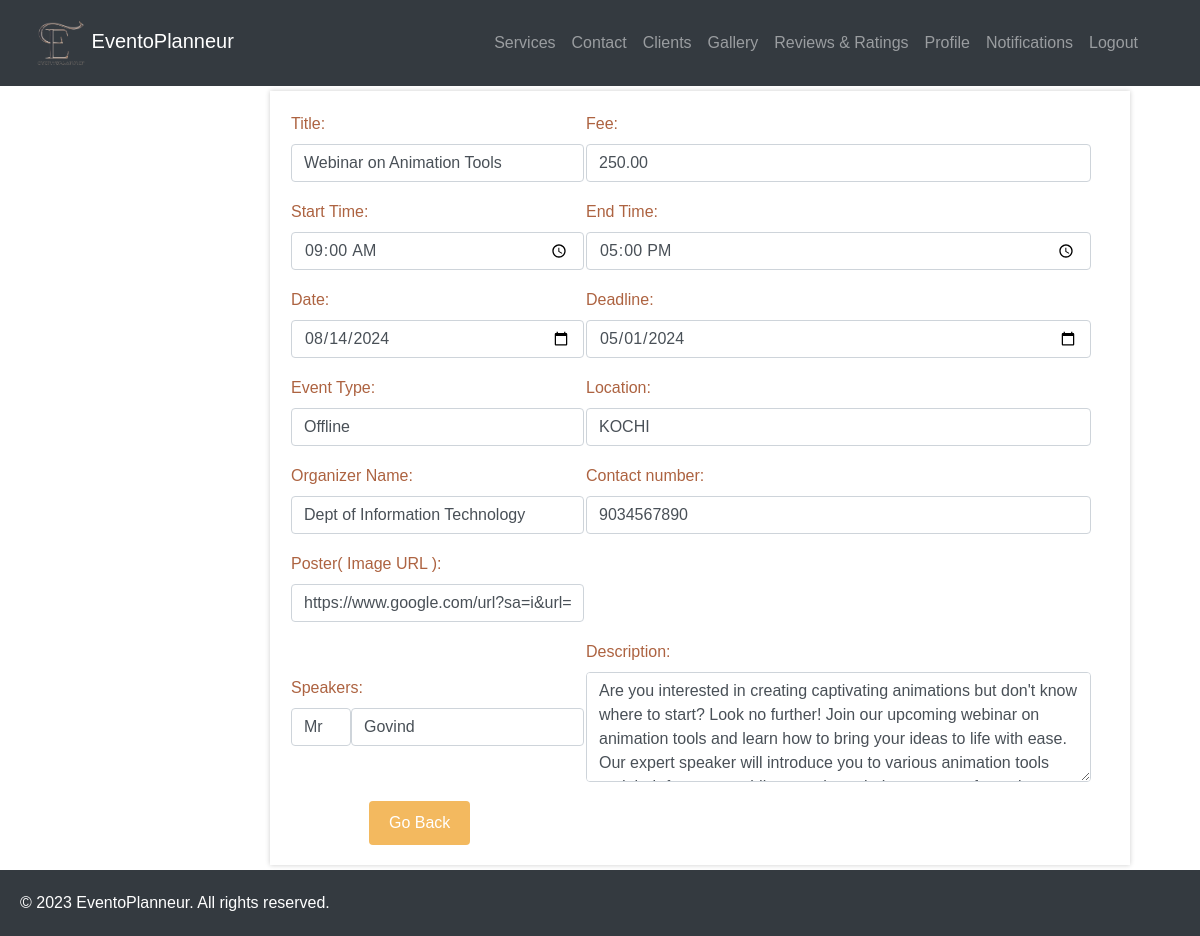
The page /view_webinar/80 on the database as committed earlier.
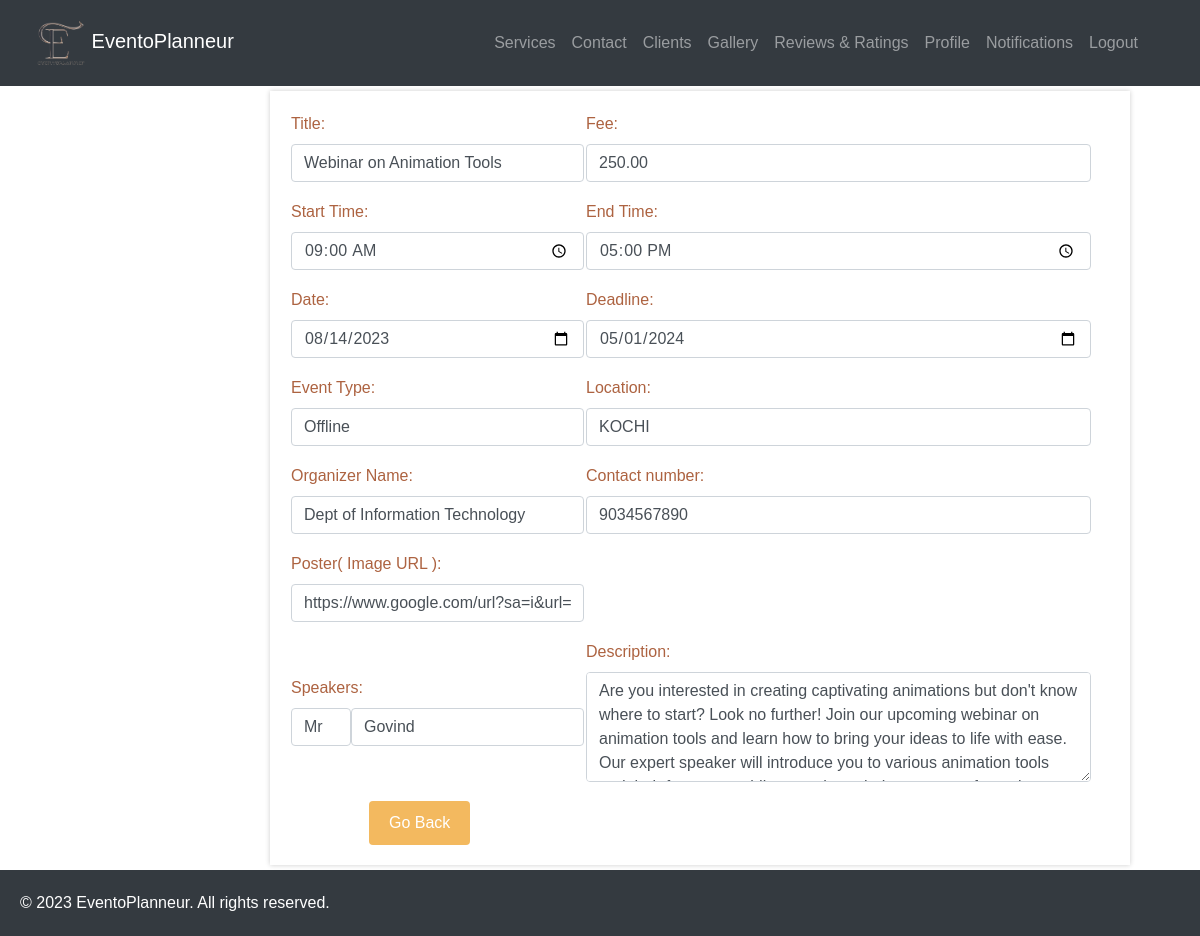
The same page on the database as committed later.
### eventapp/models.py (models this page shows, shortened)
class Webinar(models.Model):
    EVENT_TYPE_CHOICES = [
    ('Online', 'Online'),
    ('Offline', 'Offline'),
]
    id = models.AutoField(primary_key=True)
    title = models.CharField(max_length=100)
    event_type = models.CharField(max_length=10, choices=EVENT_TYPE_CHOICES, default='offline')
    description = models.TextField()
    date = models.DateField(default=None, blank=True, null=True)
    start_time = models.TimeField(blank=True, null=True)
    end_time = models.TimeField(blank=True, null=True)
    location = models.CharField(max_length=200, blank=True, null=True)
    poster = models.URLField(blank=True, null=True)
    organizer_name = models.CharField(max_length=100)
    deadline = models.DateField(default=None, blank=True, null=True)
    fee = models.DecimalField(max_digits=10, decimal_places=2, blank=True, null=True)
    speakers = models.ManyToManyField(Speaker, blank=True)
    org_user=models.ForeignKey(CustomUser, on_delete=models.CASCADE,null=True,blank=True)
    livestream = models.URLField(blank=True, null=True)
    phone_number = models.CharField(max_length=15)
    max_participants = models.PositiveIntegerField(null=True,default=50)
    status = models.IntegerField(default=1,null=True,blank=True)

### eventapp/views.py (the view)
# urls.py: path('view_webinar/<int:update_id>',views.view_webinar,name='view_webinar'),
def view_webinar(request,update_id):
    task=Webinar.objects.get(id=update_id)
    form=WebinarForm(request.POST or None,instance=task)
    speakers = task.speakers.all()
    return render(request,'view_webinar.html',{'form':form,'speakers': speakers})

### eventapp/forms.py
class WebinarForm(forms.ModelForm):
    class Meta:
        model = Webinar
        fields = '__all__'
    def __init__(self, *args, **kwargs):
        super(WebinarForm, self).__init__(*args, **kwargs)
        self.fields['speakers'].widget = forms.SelectMultiple(attrs={'class': 'form-control'})

### templates/view_webinar.html (shortened to what the changed rows need)
{% load static %}
<!DOCTYPE html>
<html lang="en">
<head>
  <link rel="stylesheet" href="https://maxcdn.bootstrapcdn.com/bootstrap/4.5.2/css/bootstrap.min.css">
  <link rel="stylesheet"type="text/css" href="{% static 'css/webinar.css' %}">
</head>
<body>
  <div class="container">
  <div class="events">
    <form method="POST" id="webinar">
        <table>
          <tr>
            <td>
              <div class="mb-3">
              <label for="title" class="form-label">Title:</label>
              <input type="text" id="title" name="title" class="form-control" value="{{form.title.value}}" required>
          </div>
        </td>
        <td>
          <div class="mb-3">
              <label for="fee" class="form-label">Fee:</label>
              <input type="number" id="fee" name="fee" class="form-control" value="{{form.fee.value}}" required>
          </div></td></tr><tr><td>
          <div class="mb-3">
              <label for="date" class="form-label">Date:</label>
              <input type="date" id="date" name="date" class="form-control" value="{{ form.date.value|date:'Y-m-d' }}" required>
          </div></td><td>
            <div class="mb-3">
                <label for="deadline" class="form-label">Deadline:</label>
                <input type="date" id="deadline" name="deadline" class="form-control" value="{{form.deadline.value|date:'Y-m-d'}}" required>
            </div></td></tr><tr><td>
            <div class="mb-3">
                <label for="event_type"  class="form-label">Event Type:</label>
                <input type="text" id="event_type" name="event_type" class="form-control" value="{{form.event_type.value}}" required>
            </div></td><td>
          <div class="mb-3" id="loc" >
              <label for="location" class="form-label">Location:</label>
              <input type="text" id="location" name="location" value="{{form.location.value}}" class="form-control">
          </div>
            </td>
          </tr><tr><td>
          <div class="mb-3">
              <label for="organizer_name" class="form-label">Organizer Name:</label>
              <input type="text" id="organizer_name" name="organizer_name" class="form-control" value="{{form.organizer_name.value}}" required>
          </div></td><td>
          <div class="mb-3">
              <label for="phone_number" class="form-label">Contact number:</label>
              <input type="text" id="phone_number" name="phone_number" value="{{form.phone_number.value}}" class="form-control" required>
          </div></td></tr><tr><td>
            <div class="mb-3">
                <label for="poster" class="form-label">Poster( Image URL ):</label>
                <input type="text" id="poster" name="poster" class="form-control" value="{{form.poster.value}}" required>
            </div></td></tr>
            <tr><td>
              <td>
                <div class="mb-3">
                    <label for="description" class="form-label">Description:</label>
                    <textarea id="description" name="description" class="form-control" rows="4" cols="50" >{{form.description.value}}</textarea>
                </div></td>
            </tr><tr><td></table>
    </form>
  </div>
</div>
</body>
</html>

Rows that differ between the two databases and show on the page:
changed Webinar "Webinar on Animation Tools": date "08/14/2024" → "08/14/2023"
